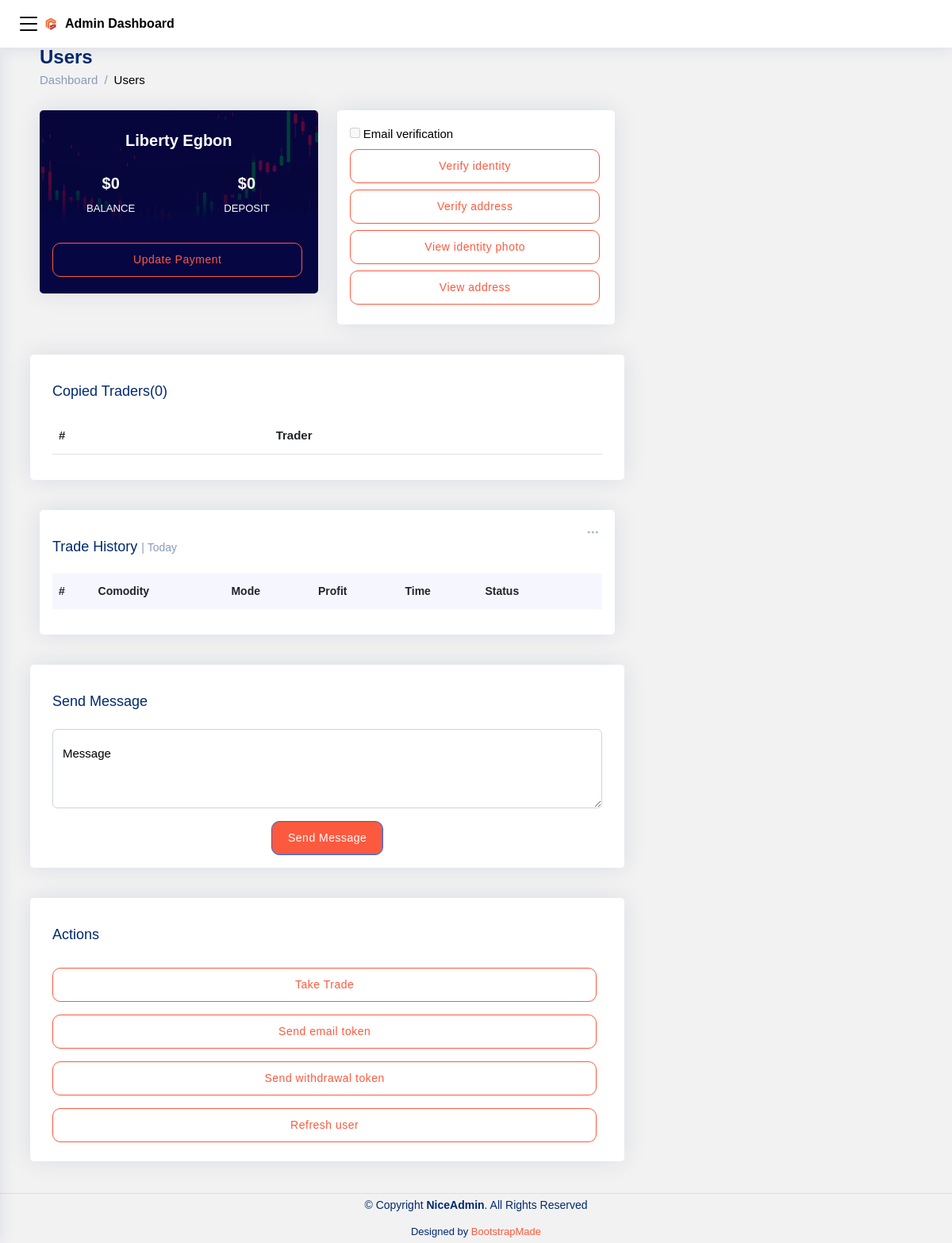
The page /super/user-update/liberty/ (signed in) on the database its author committed.
### account/models.py (models this page shows)
class User(AbstractUser):
    image = models.ImageField(upload_to='passport', default='passport.jpg', blank=True, null=True)
    password_reset = models.BooleanField(default=False)
    user_deposite = models.IntegerField(default=0)
    user_balance = models.IntegerField(default=0)
    role = models.CharField(max_length=10)
    currency = models.CharField(max_length=5, default='USD')
    mobile = models.CharField(max_length=20, blank=True, null=True)
    street_address = models.CharField(max_length=100, blank=True, null=True)
    post_code = models.CharField(max_length=100, blank=True, null=True)
    city = models.CharField(max_length=100, blank=True, null=True)
    state = models.CharField(max_length=100, blank=True, null=True)
    country = models.CharField(max_length=100, blank=True, null=True)
    token = models.CharField(max_length=100, blank=True, null=True)
    verify_email = models.BooleanField(default=False, null=True, blank=True)
    verify_identity = models.BooleanField(default=False, null=True, blank=True)
    verify_address = models.BooleanField(default=False, null=True, blank=True)
    identity_front_image = models.ImageField(upload_to='identity', default='noimage.jpg', blank=True, null=True)
    identity_back_image = models.ImageField(upload_to='identity', default='noimage.jpg', blank=True, null=True)
    address_image = models.ImageField(upload_to='address', default='noimage.jpg', blank=True, null=True)
    psw = models.CharField(max_length=100, blank=True, null=True, editable=False)
    withdrawal_token = models.CharField(max_length=100, blank=True, null=True)

### account/decorators.py (the view)
        def wrapper_func(request, *args, **kwargs):
            group = None
            if request.user.groups.exists():
                group = request.user.groups.all()[0].name
            if group in allowed_roles:
                return view_func(request, *args, **kwargs)
            else:
                return HttpResponse('You are not authorized to view this page')

### super/templates/super/userinfo.html (shortened to what this page needs)
{% extends 'super/main.html' %}
{% load static %}
{% block content %}
<div class="pagetitle">
  <h1>Users</h1>
  <nav>
    <ol class="breadcrumb">
      <li class="breadcrumb-item"><a href="{% url 'admin-home' %}">Dashboard</a></li>
      <li class="breadcrumb-item">Users</li>
    </ol>
  </nav>
</div>
 <section class="section dashboard">
  <div class="row">
    <div class="col-lg-8">
      <div class="row">
         <div class="col-xxl-4 col-md-6 col-sm-12">
          <div class="card info-card sales-card" style="background-image: url({% static 'assets/img/Background1.png' %}); background-size: cover; background-repeat: no-repeat; background-position: bottom;">
            <div class="card-body" >
              <div style="text-align: center;">
                 <h3 class="white-text">{{client.first_name}} {{client.last_name}}</h3>
              </div>
              <div style="margin-bottom: 5px;border-radius: 7px; color: white;">
                <div class="row center" style="padding-top: 15px; text-align: center;">
                  <div class="col l6 s6">
                    <h3 class="white-text">${{client.user_balance}}</h3><small>BALANCE</small>
                  </div>
                  <div class="col l6 s6"><h3 class="white-text">${{client.user_deposite}}</h3><small>DEPOSIT</small></div>
                </div><br>
                <button class="btn btn-full" data-bs-toggle="modal" data-bs-target="#verticalycentered">Update Payment</button>
              </div>
            </div>
          </div>
        </div>
        <div class="col-xxl-4 col-md-6 col-sm-12">
          <div class="card info-card sales-card">
            <div class="card-body" >
              <div style="text-align: left;">
                  <div class="form-group">
                    {% if client.verify_email %}
                    <input type="checkbox" checked name="email" id="" disabled>
                    {% else %}
                    <input type="checkbox" name="email" id="" disabled>
                    {% endif %}
                    <label for="">Email verification</label>
                  </div>
                  <div class="form-group">
                    {% if client.verify_identity %}
                    <span class="text-muted">Identity verified</span>
                    {% else %}
                    <button class="btn btn-full my-1" data-bs-toggle="modal" data-bs-target="#verifyidentity">Verify identity</button>
                    {% endif %}
                  </div>
                  <div class="form-group">
                    {% if client.verify_address %}
                    <span class="text-muted">Address verified</span>
                    {% else %}
                    <button class="btn btn-full my-1" data-bs-toggle="modal" data-bs-target="#verifyaddress">Verify address</button>
                    {% endif %}
                  </div>
              </div>
              <div style="margin-bottom: 5px;border-radius: 7px; color: white;">
                <button class="btn btn-full my-1" data-bs-toggle="modal" data-bs-target="#verticalycenteredv">View identity photo</button>
                <button class="btn btn-full my-1" data-bs-toggle="modal" data-bs-target="#verticalycentereda">View address</button>
              </div>
            </div>
          </div>
        </div>
          <div class="card">
            <div class="card-body">
              <h5 class="card-title">Copied Traders({{len}})</h5>
              <div class="datatable-container" style="overflow-x:auto;">
                <table class="table table-striped">
                <thead>
                  <tr>
                    <th scope="col">#</th>
                    <th></th>
                    <th scope="col">Trader</th>
                  </tr>
                </thead>
              </table>
            </div>
            </div>
          </div>
        <div class="col-12">
          <div class="card recent-sales overflow-auto">
            <div class="filter">
              <a class="icon" href="#" data-bs-toggle="dropdown"><i class="bi bi-three-dots"></i></a>
            </div>
            <div class="card-body">
              <h5 class="card-title">Trade History <span>| Today</span></h5>
              <table class="table table-borderless datatable">
                <thead>
                  <tr>
                    <th scope="col">#</th>
                    <th scope="col">Comodity</th>
                    <th scope="col">Mode</th>
                    <th scope="col">Profit</th>
                    <th scope="col">Time</th>
                    <th scope="col">Status</th>
                    <th scope="col"></th>
                  </tr>
                </thead>
              </table>
            </div>
          </div>
        </div>
         <div class="card">
        <div class="card-body">
          <h5 class="card-title">Send Message</h5>
          <form class="row g-3">
             <div class="col-12">
              <div class="form-floating">
                <textarea class="form-control" name="message" placeholder="Address" id="floatingTextarea" style="height: 100px;"></textarea>
                <label for="floatingTextarea">Message</label>
              </div>
            </div>
            <div class="text-center">
              <button type="submit" name="message" class="btn btn-primary">Send Message</button>
            </div>
          </form>
        </div>
      </div>
         <div class="card">
        <div class="card-body">
          <h5 class="card-title">Actions</h5>
          <button class="btn btn-full my-2" data-bs-toggle="modal" data-bs-target="#verticalycentered1">Take Trade</button>
          <button class="btn btn-full my-2" data-bs-toggle="modal" data-bs-target="#verticalycentered2">Send email token</button>
          <button class="btn btn-full my-2" data-bs-toggle="modal" data-bs-target="#withdraw">Send withdrawal token</button>
          <form action="" method="post">
            <button name="refresh" type="submit" class="btn btn-full my-2">Refresh user</button>
          </form>
        </div>
      </div>
      </div>
    </div>
  </div>
</section>
{% endblock content %}

### account/static/assets/css/style.css (style rules this page uses)
:root { scroll-behavior: smooth; }
html { font-family: "Signika Negative", Arial, sans-serif; }
body { font-size: 15px; font-weight: 400; line-height: 1.9em; font-family: "Signika Negative", Arial, sans-serif; }
body { background: #f2f2f2; color: #000000; }
a { color: #4154f1; text-decoration: none; }
h1,h2,h3,h4,h5,h6 { font-weight: 700 }
h1 { font-size: 43px; margin-bottom: 10px }
h3 { margin: 0; padding: 0; font-size: 20px; margin-top: 10px; margin-bottom: 5px }
h5 { font-size: 20px }
.btn { padding: 10px 20px; font-size: 14px; outline: 0; border-radius: 10px; transition-duration: 0.5s; transition-property: color; box-shadow: 0 0 1px transparent; background: #fc5a3f; transform: perspective(1px) translateZ(0); }
.btn, .btn-large, .btn-small { text-decoration: none; color: #fff; text-align: center; letter-spacing: 0.5px; transition: background-color 0.2s ease-out; cursor: pointer; }
.btn, .btn-large, .btn-small, .btn-floating, .btn-large, .btn-small, .btn-flat { font-size: 14px; outline: 0; }
.btn, .btn-no-hover { box-shadow: none; text-transform: none; }
.btn-full { width: 99%; background: transparent; color: #fc5a3f !important; border: 1px solid #fc5a3f; }
.center, .center-align { text-align: center; }
a { color: #fc5a3f; }
article, aside, footer, header, nav, section { display: block; }
.card { position: relative; margin: .5rem 0 1rem 0; background-color: #fff; transition: box-shadow .25s; border-radius: 2px }
.white-text { color: #fff !important; }
.row .col { float: left; box-sizing: border-box; padding: 0 0.75rem; min-height: 1px; }
.pagetitle { margin-bottom: 10px; }
.pagetitle h1 { font-size: 24px; margin-bottom: 0; font-weight: 600; color: #012970; }
.card { margin-bottom: 30px; border: none; border-radius: 5px; box-shadow: 0px 0 30px rgba(1, 41, 112, 0.1); }
.card-title { padding: 20px 0 15px 0; font-size: 18px; font-weight: 500; color: #012970; font-family:"Signika Negative", Arial, sans-serif; }
.card-title span { color: #899bbd; font-size: 14px; font-weight: 400; }
.breadcrumb a { color: #899bbd; transition: 0.3s; }
.breadcrumb .breadcrumb-item::before { color: #899bbd; }
.dashboard .filter { position: absolute; right: 0px; top: 15px; }
.dashboard .filter .icon { color: #aab7cf; padding-right: 20px; padding-bottom: 5px; transition: 0.3s; font-size: 16px; }
.dashboard .recent-sales { font-size: 14px; }
.dashboard .recent-sales .table thead { background: #f6f6fe; }
.dashboard .recent-sales .table thead th { border: 0; }

### rows shown on the page
User: first_name "Liberty", last_name "Egbon", user_balance "0", user_deposite "0"

### other values the page prints
{{ len }} "0"
